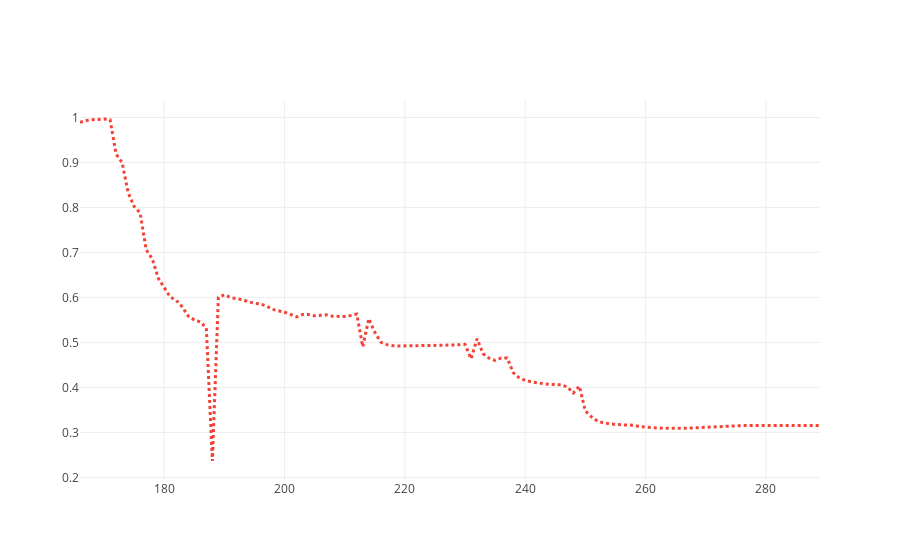

This figure's notebook cell:
### Code cell
traceN = go.Scatter(
    x = x,
    y = nash,
    mode = 'lines',
    name = 'Nash.',
    line = dict(
        color = '#F44336',
        width = 3,
        dash = 'dot')
)
n = [traceN]
nfigname = "Nash.png"

%matplotlib inline
import plotlycred

online = False
if online:
    # fig = py.iplot(data) 
    fig = go.Figure(data=n)#, layout=layout)
    py.image.save_as(fig, filename=nfigname)
    # py.plot(fig, filename=figname) # Opens in web
else:
    fig = go.Figure(data=n)#, layout=layout)
    iplot(fig)

### Figure 1 — Plotly figure (JSON) as saved in the notebook; plotly's stock layout.template omitted (floating-point values rounded to 4 significant figures; data arrays with more than 128 entries replaced by an {"elided": "..."} marker saying what was removed)
{"data": [{"line": {"color": "#F44336", "dash": "dot", "width": 3}, "mode": "lines", "name": "Nash.", "type": "scatter", "x": {"elided": "135 int values"}, "y": [0.989, 0.9931, 0.995, 0.9957, 0.9966, 0.9949, 0.9185, 0.8997, 0.833, 0.8023, 0.7874, 0.7061, 0.6862, 0.6429, 0.6224, 0.6011, 0.5936, 0.5787, 0.5585, 0.5499, 0.5456, 0.5326, 0.2365, 0.5999, 0.6058, 0.5998, 0.5973, 0.5953, 0.5905, 0.587, 0.5855, 0.5808, 0.5734, 0.5711, 0.5671, 0.5621, 0.5567, 0.5619, 0.5619, 0.5591, 0.5604, 0.5612, 0.5583, 0.5573, 0.5575, 0.5599, 0.5631, 0.4904, 0.5527, 0.5224, 0.5006, 0.495, 0.4926, 0.4921, 0.4924, 0.4925, 0.4925, 0.4925, 0.4919, 0.4927, 0.4931, 0.4935, 0.4942, 0.4949, 0.4957, 0.4636, 0.5081, 0.4749, 0.465, 0.4599, 0.4656, 0.4655, 0.4331, 0.4214, 0.4156, 0.4126, 0.41, 0.4083, 0.4067, 0.4067, 0.406, 0.4012, 0.3875, 0.4029, 0.3474, 0.3349, 0.3255, 0.3212, 0.3189, 0.3177, 0.317, 0.3166, 0.316, 0.3129, 0.3115, 0.3104, 0.3098, 0.3092, 0.3089, 0.3087, 0.3091, 0.3095, 0.3101, 0.3109, 0.3118, 0.3127, 0.3137, 0.3147, 0.3138, 0.3152, 0.3152, 0.3152, 0.3152, 0.3152, 0.3152, 0.3152, 0.3152, 0.3152, 0.3152, 0.3152, 0.3152, 0.3152, 0.3152, 0.3152]}], "layout": {}}
